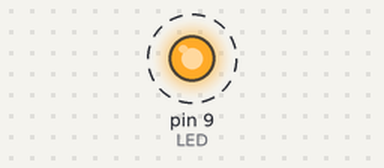
The sketch below on a simulated Arduino Uno, built with avr-gcc and run on an emulated ATmega328P. Shown: output pins drawn as LEDs (lit = HIGH). Dashed ring = blinking.

Above: at 0.05 s.
Timing chart, 0 to 3.0 s (numbered marks = the images above):
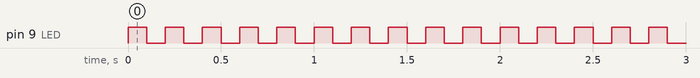

Measured:
- by itself, pin 9 (LED): alternates HIGH for 0.10 s and LOW for 0.10 s

The sketch:

lesson_1.2.ino
```cpp
/*
  Keyestudio Mini Tank Robot V3 (Popular Edition)
  lesson 1.2
  Blink
  http://www.keyestudio.com
*/
int LED = 9;  //Define the pin of the LED as 9
void setup()
{
  pinMode(LED, OUTPUT); //Set the pin of the LED to OUTPUT
}
void loop() //Infinite loop
{
  digitalWrite(LED, HIGH); //output high levels, light up LED
  delay(100);  //Wait for 0.1s
  digitalWrite(LED, LOW);  //LED output low levels, turn off LED
  delay(100);  //Wait for 0.1s
}
//****************************************************************
```
